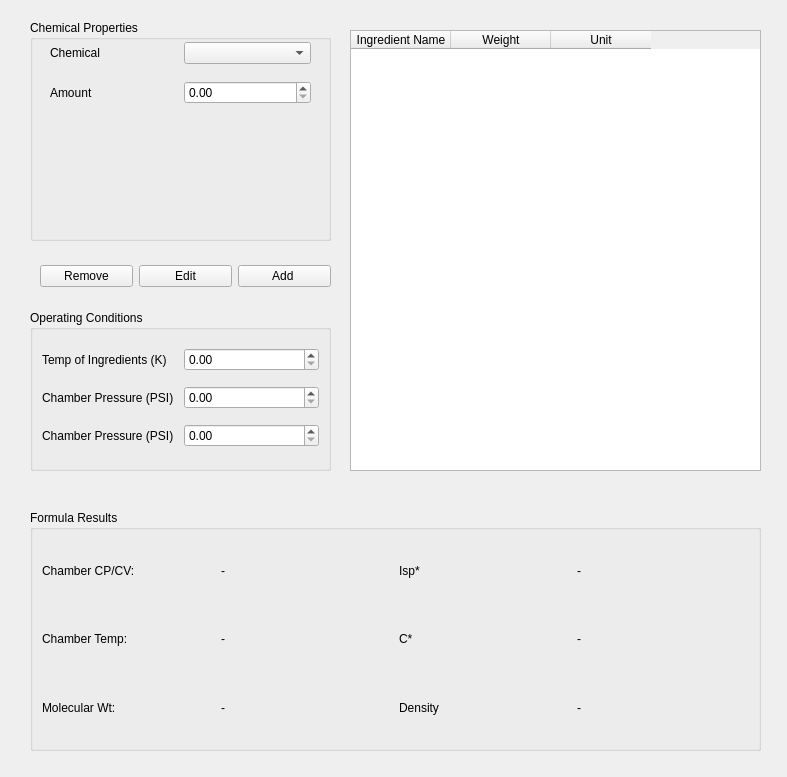
<?xml version="1.0" encoding="UTF-8"?>
<ui version="4.0">
 <class>Form</class>
 <widget class="QWidget" name="Form">
  <property name="geometry">
   <rect>
    <x>0</x>
    <y>0</y>
    <width>787</width>
    <height>777</height>
   </rect>
  </property>
  <property name="windowTitle">
   <string>Form</string>
  </property>
  <widget class="QGroupBox" name="groupBoxChemical">
   <property name="geometry">
    <rect>
     <x>30</x>
     <y>20</y>
     <width>301</width>
     <height>221</height>
    </rect>
   </property>
   <property name="title">
    <string>Chemical Properties</string>
   </property>
   <widget class="QWidget" name="layoutWidget">
    <property name="geometry">
     <rect>
      <x>20</x>
      <y>20</y>
      <width>261</width>
      <height>26</height>
     </rect>
    </property>
    <layout class="QHBoxLayout" name="horizontalLayout">
     <item>
      <widget class="QLabel" name="labelChemical">
       <property name="text">
        <string>Chemical</string>
       </property>
      </widget>
     </item>
     <item>
      <widget class="QComboBox" name="comboBoxChemical"/>
     </item>
    </layout>
   </widget>
   <widget class="QWidget" name="layoutWidget_2">
    <property name="geometry">
     <rect>
      <x>20</x>
      <y>60</y>
      <width>261</width>
      <height>26</height>
     </rect>
    </property>
    <layout class="QHBoxLayout" name="horizontalLayout_2">
     <item>
      <widget class="QLabel" name="labelAmount">
       <property name="text">
        <string>Amount</string>
       </property>
      </widget>
     </item>
     <item>
      <widget class="QDoubleSpinBox" name="doubleSpinBoxChemicalAmount"/>
     </item>
    </layout>
   </widget>
  </widget>
  <widget class="QTableWidget" name="formulaTableWidgetList">
   <property name="geometry">
    <rect>
     <x>350</x>
     <y>30</y>
     <width>411</width>
     <height>441</height>
    </rect>
   </property>
   <column>
    <property name="text">
     <string>Ingredient Name</string>
    </property>
   </column>
   <column>
    <property name="text">
     <string>Weight</string>
    </property>
   </column>
   <column>
    <property name="text">
     <string>Unit</string>
    </property>
   </column>
  </widget>
  <widget class="QGroupBox" name="groupBoxFormulaResults">
   <property name="geometry">
    <rect>
     <x>30</x>
     <y>510</y>
     <width>731</width>
     <height>241</height>
    </rect>
   </property>
   <property name="title">
    <string>Formula Results</string>
   </property>
   <layout class="QGridLayout" name="gridLayout">
    <item row="0" column="0">
     <layout class="QHBoxLayout" name="horizontalLayout_6">
      <item>
       <widget class="QLabel" name="labelChamberCPCV">
        <property name="text">
         <string>Chamber CP/CV:</string>
        </property>
       </widget>
      </item>
      <item>
       <widget class="QLabel" name="labelChamberCPCVResult">
        <property name="text">
         <string>-</string>
        </property>
       </widget>
      </item>
     </layout>
    </item>
    <item row="0" column="1">
     <layout class="QHBoxLayout" name="horizontalLayout_9">
      <item>
       <widget class="QLabel" name="labelIsp">
        <property name="text">
         <string>Isp*</string>
        </property>
       </widget>
      </item>
      <item>
       <widget class="QLabel" name="labelIspResult">
        <property name="text">
         <string>-</string>
        </property>
       </widget>
      </item>
     </layout>
    </item>
    <item row="1" column="0">
     <layout class="QHBoxLayout" name="horizontalLayout_7">
      <item>
       <widget class="QLabel" name="labelChamberTemp">
        <property name="text">
         <string>Chamber Temp:</string>
        </property>
       </widget>
      </item>
      <item>
       <widget class="QLabel" name="labelChamberTempResult">
        <property name="text">
         <string>-</string>
        </property>
       </widget>
      </item>
     </layout>
    </item>
    <item row="1" column="1">
     <layout class="QHBoxLayout" name="horizontalLayout_10">
      <item>
       <widget class="QLabel" name="labelC">
        <property name="text">
         <string>C*</string>
        </property>
       </widget>
      </item>
      <item>
       <widget class="QLabel" name="labelCResult">
        <property name="text">
         <string>-</string>
        </property>
       </widget>
      </item>
     </layout>
    </item>
    <item row="2" column="0">
     <layout class="QHBoxLayout" name="horizontalLayout_8">
      <item>
       <widget class="QLabel" name="labelMolecularWt">
        <property name="text">
         <string>Molecular Wt:</string>
        </property>
       </widget>
      </item>
      <item>
       <widget class="QLabel" name="labelMolecularWtResult">
        <property name="text">
         <string>-</string>
        </property>
       </widget>
      </item>
     </layout>
    </item>
    <item row="2" column="1">
     <layout class="QHBoxLayout" name="horizontalLayout_11">
      <item>
       <widget class="QLabel" name="labelDensity">
        <property name="text">
         <string>Density</string>
        </property>
       </widget>
      </item>
      <item>
       <widget class="QLabel" name="labelDensityResult">
        <property name="text">
         <string>-</string>
        </property>
       </widget>
      </item>
     </layout>
    </item>
   </layout>
  </widget>
  <widget class="QWidget" name="layoutWidget_3">
   <property name="geometry">
    <rect>
     <x>40</x>
     <y>260</y>
     <width>291</width>
     <height>32</height>
    </rect>
   </property>
   <layout class="QHBoxLayout" name="horizontalLayout_12">
    <item>
     <widget class="QPushButton" name="removeaddChemicalPushButton">
      <property name="text">
       <string>Remove</string>
      </property>
     </widget>
    </item>
    <item>
     <widget class="QPushButton" name="pushButtonEdit">
      <property name="text">
       <string>Edit</string>
      </property>
     </widget>
    </item>
    <item>
     <widget class="QPushButton" name="addChemicalPushButton">
      <property name="text">
       <string>Add </string>
      </property>
     </widget>
    </item>
   </layout>
  </widget>
  <widget class="QGroupBox" name="groupBoxOperatingConditions">
   <property name="geometry">
    <rect>
     <x>30</x>
     <y>310</y>
     <width>301</width>
     <height>161</height>
    </rect>
   </property>
   <property name="title">
    <string>Operating Conditions</string>
   </property>
   <layout class="QGridLayout" name="gridLayout_2">
    <item row="0" column="0">
     <layout class="QHBoxLayout" name="horizontalLayout_3">
      <item>
       <widget class="QLabel" name="tempOfIngredientsLabel">
        <property name="text">
         <string>Temp of Ingredients (K)</string>
        </property>
       </widget>
      </item>
      <item>
       <widget class="QDoubleSpinBox" name="tempOfIngredientsDoubleSpinBox"/>
      </item>
     </layout>
    </item>
    <item row="1" column="0">
     <layout class="QHBoxLayout" name="horizontalLayout_4">
      <item>
       <widget class="QLabel" name="tempOfIngredientsLabel_2">
        <property name="text">
         <string>Chamber Pressure (PSI)</string>
        </property>
       </widget>
      </item>
      <item>
       <widget class="QDoubleSpinBox" name="tempOfIngredientsDoubleSpinBox_2"/>
      </item>
     </layout>
    </item>
    <item row="2" column="0">
     <layout class="QHBoxLayout" name="horizontalLayout_5">
      <item>
       <widget class="QLabel" name="tempOfIngredientsLabel_3">
        <property name="text">
         <string>Chamber Pressure (PSI)</string>
        </property>
       </widget>
      </item>
      <item>
       <widget class="QDoubleSpinBox" name="tempOfIngredientsDoubleSpinBox_3"/>
      </item>
     </layout>
    </item>
   </layout>
  </widget>
 </widget>
 <resources/>
 <connections/>
</ui>
